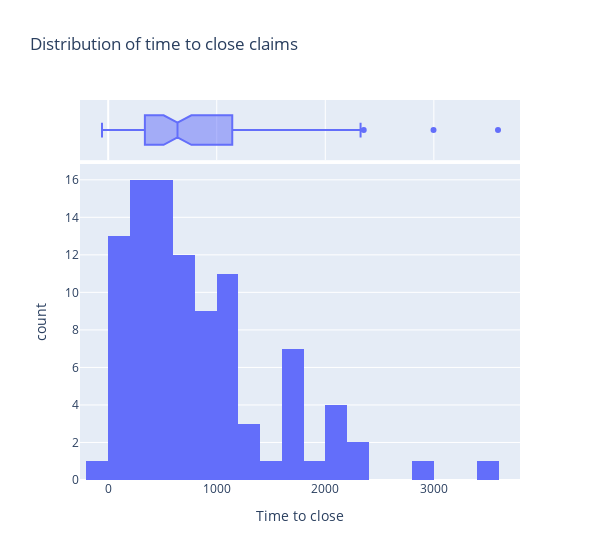

The code cell stored with this chart in its notebook:
### Markdown cell above
### 2. What is the distribution of time to close claims? 
From the histogram below, we can see that there is high frequency of claims for time to close range of 200 to 600. **This means most claims usually take 200 to 600 days before it close**. There also seem to be an outlier in this variable and the boxplot at the margin shows that. This could be claims that is linked to other cases that is why it took that long before it was closed. Further analysis can be done to confirm this inference.

### Code cell
fig = px.histogram(claims_clean, x="time_to_close", nbins=20, marginal="box",
                   title='Distribution of time to close claims',
                   width=600, labels={'time_to_close': 'Time to close'})
fig.show()

### Figure 1 — Plotly figure (JSON) as saved in the notebook; plotly's stock layout.template omitted (floating-point values rounded to 4 significant figures)
{"data": [{"alignmentgroup": "True", "bingroup": "x", "hovertemplate": "Time to close=%{x}<br>count=%{y}<extra></extra>", "legendgroup": "", "marker": {"color": "#636efa", "pattern": {"shape": ""}}, "name": "", "nbinsx": 20, "offsetgroup": "", "orientation": "v", "showlegend": false, "type": "histogram", "x": [2082, 3591, 2997, 1143, 117, 578, 378, 2354, 2325, 2058, 557, 2153, 2002, 1737, 1823, 1719, 1693, 120, 1631, 1614, 1728, 1696, 1573, 1126, 1303, 1204, 1392, 1178, 1169, 1164, 1177, 1096, 1065, 1051, 912, 1024, 945, 1090, 925, 877, 153, 997, 906, 875, 823, 995, 774, 769, 731, 639, 677, 675, 638, 659, 642, 625, 584, 495, -57, 634, 477, 531, 65, 506, 504, 501, 135, 491, 571, 479, 473, 472, 662, 387, 398, 599, 415, 372, 60, 349, 338, 120, 120, 29, 272, 211, 288, 30, 149, 253, 252, 270, 300, 208, 86, 201, 200, 195], "xaxis": "x", "yaxis": "y"}, {"alignmentgroup": "True", "hovertemplate": "Time to close=%{x}<extra></extra>", "legendgroup": "", "marker": {"color": "#636efa"}, "name": "", "notched": true, "offsetgroup": "", "showlegend": false, "type": "box", "x": [2082, 3591, 2997, 1143, 117, 578, 378, 2354, 2325, 2058, 557, 2153, 2002, 1737, 1823, 1719, 1693, 120, 1631, 1614, 1728, 1696, 1573, 1126, 1303, 1204, 1392, 1178, 1169, 1164, 1177, 1096, 1065, 1051, 912, 1024, 945, 1090, 925, 877, 153, 997, 906, 875, 823, 995, 774, 769, 731, 639, 677, 675, 638, 659, 642, 625, 584, 495, -57, 634, 477, 531, 65, 506, 504, 501, 135, 491, 571, 479, 473, 472, 662, 387, 398, 599, 415, 372, 60, 349, 338, 120, 120, 29, 272, 211, 288, 30, 149, 253, 252, 270, 300, 208, 86, 201, 200, 195], "xaxis": "x2", "yaxis": "y2"}], "layout": {"barmode": "relative", "legend": {"tracegroupgap": 0}, "title": {"text": "Distribution of time to close claims"}, "width": 600, "xaxis": {"anchor": "y", "domain": [0, 1], "title": {"text": "Time to close"}}, "xaxis2": {"anchor": "y2", "domain": [0, 1], "matches": "x", "showgrid": true, "showticklabels": false}, "yaxis": {"anchor": "x", "domain": [0, 0.8316], "title": {"text": "count"}}, "yaxis2": {"anchor": "x2", "domain": [0.8416, 1], "matches": "y2", "showgrid": false, "showline": false, "showticklabels": false, "ticks": ""}}}
